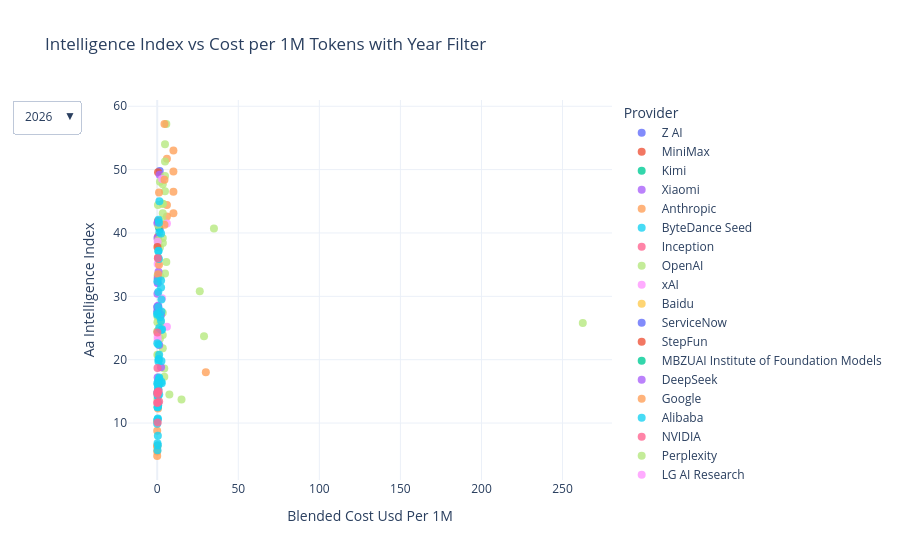

Here is the notebook cell this chart was saved with:
### Code cell
plot_scatter_interactive(df, 'blended_cost_usd_per_1m', 'aa_intelligence_index', group_col='provider', n=20, filter=True, title='Intelligence Index vs Cost per 1M Tokens with Year Filter')

### Figure 1 — Plotly figure (JSON) as saved in the notebook; plotly's stock layout.template omitted (floating-point values rounded to 4 significant figures; data arrays with more than 128 entries replaced by an {"elided": "..."} marker saying what was removed)
{"data": [{"hovertemplate": "provider=Z AI<br>Blended Cost Usd Per 1M=%{x}<br>Aa Intelligence Index=%{y}<extra></extra>", "legendgroup": "Z AI", "marker": {"color": "#636efa", "opacity": 0.8, "size": 8, "symbol": "circle"}, "mode": "markers", "name": "Z AI", "orientation": "v", "showlegend": true, "type": "scatter", "x": [1.55, NaN, 1.55], "xaxis": "x", "y": [49.8, 46.8, 40.6], "yaxis": "y"}, {"hovertemplate": "provider=MiniMax<br>Blended Cost Usd Per 1M=%{x}<br>Aa Intelligence Index=%{y}<extra></extra>", "legendgroup": "MiniMax", "marker": {"color": "#EF553B", "opacity": 0.8, "size": 8, "symbol": "circle"}, "mode": "markers", "name": "MiniMax", "orientation": "v", "showlegend": true, "type": "scatter", "x": [0.525, 0.525, 0.525, 0.525], "xaxis": "x", "y": [49.6, 41.9, 39.4, 36.1], "yaxis": "y"}, {"hovertemplate": "provider=Kimi<br>Blended Cost Usd Per 1M=%{x}<br>Aa Intelligence Index=%{y}<extra></extra>", "legendgroup": "Kimi", "marker": {"color": "#00cc96", "opacity": 0.8, "size": 8, "symbol": "circle"}, "mode": "markers", "name": "Kimi", "orientation": "v", "showlegend": true, "type": "scatter", "x": [1.075], "xaxis": "x", "y": [40.9], "yaxis": "y"}, {"hovertemplate": "provider=Xiaomi<br>Blended Cost Usd Per 1M=%{x}<br>Aa Intelligence Index=%{y}<extra></extra>", "legendgroup": "Xiaomi", "marker": {"color": "#ab63fa", "opacity": 0.8, "size": 8, "symbol": "circle"}, "mode": "markers", "name": "Xiaomi", "orientation": "v", "showlegend": true, "type": "scatter", "x": [1.5, NaN, 0.15, 0.15, 0.15], "xaxis": "x", "y": [49.2, 43.4, 41.5, 39.2, 30.4], "yaxis": "y"}, {"hovertemplate": "provider=Anthropic<br>Blended Cost Usd Per 1M=%{x}<br>Aa Intelligence Index=%{y}<extra></extra>", "legendgroup": "Anthropic", "marker": {"color": "#FFA15A", "opacity": 0.8, "size": 8, "symbol": "circle"}, "mode": "markers", "name": "Anthropic", "orientation": "v", "showlegend": true, "type": "scatter", "x": [10.0, 6.0, 10.0, 10.0, 6.0, 10.0, 6.0, 30.0, 0.5, NaN, NaN], "xaxis": "x", "y": [53.0, 51.7, 49.7, 46.5, 44.4, 43.1, 42.6, 18.0, 12.3, 9.3, 9.1], "yaxis": "y"}, {"hovertemplate": "provider=ByteDance Seed<br>Blended Cost Usd Per 1M=%{x}<br>Aa Intelligence Index=%{y}<extra></extra>", "legendgroup": "ByteDance Seed", "marker": {"color": "#19d3f3", "opacity": 0.8, "size": 8, "symbol": "circle"}, "mode": "markers", "name": "ByteDance Seed", "orientation": "v", "showlegend": true, "type": "scatter", "x": [NaN], "xaxis": "x", "y": [33.5], "yaxis": "y"}, {"hovertemplate": "provider=Inception<br>Blended Cost Usd Per 1M=%{x}<br>Aa Intelligence Index=%{y}<extra></extra>", "legendgroup": "Inception", "marker": {"color": "#FF6692", "opacity": 0.8, "size": 8, "symbol": "circle"}, "mode": "markers", "name": "Inception", "orientation": "v", "showlegend": true, "type": "scatter", "x": [0.375], "xaxis": "x", "y": [32.8], "yaxis": "y"}, {"hovertemplate": "provider=OpenAI<br>Blended Cost Usd Per 1M=%{x}<br>Aa Intelligence Index=%{y}<extra></extra>", "legendgroup": "OpenAI", "marker": {"color": "#B6E880", "opacity": 0.8, "size": 8, "symbol": "circle"}, "mode": "markers", "name": "OpenAI", "orientation": "v", "showlegend": true, "type": "scatter", "x": [5.625, 4.813, 4.813, 4.813, 1.688, 3.438, 4.813, 3.438, 3.438, 0.463, 3.438, 3.438, 0.688, 35.0, 3.438, 0.688, 0.688, 3.5, 0.463, 1.688, 5.625, 4.813, 0.263, 1.925, 26.25, 3.438, 0.138, 1.925, 0.138, 262.5, 1.925, 0.263, 0.094, 0.463, 3.438, 28.88, 1.688, 3.438, 0.094, 0.688, NaN, NaN, 4.375, 4.375, 7.5, NaN, 0.138, 15.0, 0.263, 67.5, NaN, NaN], "xaxis": "x", "y": [57.2, 54.0, 51.3, 49.0, 48.1, 47.7, 46.6, 44.6, 44.6, 44.4, 43.1, 42.0, 41.2, 40.7, 39.2, 38.9, 38.6, 38.4, 38.1, 37.7, 35.4, 33.6, 33.3, 33.1, 30.8, 27.4, 26.8, 25.9, 25.9, 25.8, 25.2, 24.5, 24.5, 24.4, 23.9, 23.7, 23.3, 21.8, 20.8, 20.7, 20.4, 18.6, 18.6, 17.3, 14.5, 14.1, 13.8, 13.7, 12.6, NaN, NaN, NaN], "yaxis": "y"}, {"hovertemplate": "provider=xAI<br>Blended Cost Usd Per 1M=%{x}<br>Aa Intelligence Index=%{y}<extra></extra>", "legendgroup": "xAI", "marker": {"color": "#FF97FF", "opacity": 0.8, "size": 8, "symbol": "circle"}, "mode": "markers", "name": "xAI", "orientation": "v", "showlegend": true, "type": "scatter", "x": [3.0, 6.0, 0.275, 0.275, 0.35, 3.0, 6.0, 0.275, 0.275, NaN, NaN], "xaxis": "x", "y": [48.5, 41.5, 38.6, 35.1, 32.1, 29.7, 25.2, 23.6, 23.1, 21.6, 13.9], "yaxis": "y"}, {"hovertemplate": "provider=Baidu<br>Blended Cost Usd Per 1M=%{x}<br>Aa Intelligence Index=%{y}<extra></extra>", "legendgroup": "Baidu", "marker": {"color": "#FECB52", "opacity": 0.8, "size": 8, "symbol": "circle"}, "mode": "markers", "name": "Baidu", "orientation": "v", "showlegend": true, "type": "scatter", "x": [NaN], "xaxis": "x", "y": [29.1], "yaxis": "y"}, {"hovertemplate": "provider=ServiceNow<br>Blended Cost Usd Per 1M=%{x}<br>Aa Intelligence Index=%{y}<extra></extra>", "legendgroup": "ServiceNow", "marker": {"color": "#636efa", "opacity": 0.8, "size": 8, "symbol": "circle"}, "mode": "markers", "name": "ServiceNow", "orientation": "v", "showlegend": true, "type": "scatter", "x": [0.0, 0.0], "xaxis": "x", "y": [28.3, 27.6], "yaxis": "y"}, {"hovertemplate": "provider=StepFun<br>Blended Cost Usd Per 1M=%{x}<br>Aa Intelligence Index=%{y}<extra></extra>", "legendgroup": "StepFun", "marker": {"color": "#EF553B", "opacity": 0.8, "size": 8, "symbol": "circle"}, "mode": "markers", "name": "StepFun", "orientation": "v", "showlegend": true, "type": "scatter", "x": [0.15, NaN], "xaxis": "x", "y": [37.8, 15.4], "yaxis": "y"}, {"hovertemplate": "provider=MBZUAI Institute of Foundation Models<br>Blended Cost Usd Per 1M=%{x}<br>Aa Intelligence Index=%{y}<extra></extra>", "legendgroup": "MBZUAI Institute of Foundation Models", "marker": {"color": "#00cc96", "opacity": 0.8, "size": 8, "symbol": "circle"}, "mode": "markers", "name": "MBZUAI Institute of Foundation Models", "orientation": "v", "showlegend": true, "type": "scatter", "x": [NaN], "xaxis": "x", "y": [24.1], "yaxis": "y"}, {"hovertemplate": "provider=DeepSeek<br>Blended Cost Usd Per 1M=%{x}<br>Aa Intelligence Index=%{y}<extra></extra>", "legendgroup": "DeepSeek", "marker": {"color": "#ab63fa", "opacity": 0.8, "size": 8, "symbol": "circle"}, "mode": "markers", "name": "DeepSeek", "orientation": "v", "showlegend": true, "type": "scatter", "x": [0.315, 0.8, 0.315, 0.315, NaN, 0.626, 0.315, 0.84, 0.875, 2.362, 1.25, 2.362, 0.27, 0.625, NaN, 0.875, NaN, NaN, NaN, NaN, NaN, NaN], "xaxis": "x", "y": [41.7, 33.9, 32.9, 32.1, 29.4, 28.5, 28.4, 28.1, 27.7, 27.1, 22.3, 18.8, 17.2, 16.5, 16.4, 16.0, 15.8, 12.5, 12.3, 12.1, 9.1, 9.1], "yaxis": "y"}, {"hovertemplate": "provider=Google<br>Blended Cost Usd Per 1M=%{x}<br>Aa Intelligence Index=%{y}<extra></extra>", "legendgroup": "Google", "marker": {"color": "#FFA15A", "opacity": 0.8, "size": 8, "symbol": "circle"}, "mode": "markers", "name": "Google", "orientation": "v", "showlegend": true, "type": "scatter", "x": [4.5, 4.5, 1.125, 4.5, 1.125, 0.563, 0.0, NaN, 0.0, NaN, NaN, 0.025, 0.0, 0.0, 0.0, NaN], "xaxis": "x", "y": [57.2, 48.4, 46.4, 41.3, 35.0, 33.5, 10.3, 10.1, 8.8, 8.6, 7.7, 6.4, 6.3, 5.5, 4.8, NaN], "yaxis": "y"}, {"hovertemplate": "provider=Alibaba<br>Blended Cost Usd Per 1M=%{x}<br>Aa Intelligence Index=%{y}<extra></extra>", "legendgroup": "Alibaba", "marker": {"color": "#19d3f3", "opacity": 0.8, "size": 8, "symbol": "circle"}, "mode": "markers", "name": "Alibaba", "orientation": "v", "showlegend": true, "type": "scatter", "x": [1.35, 0.825, 1.1, 1.35, 2.4, 0.825, 0.688, 1.1, 2.4, 0.096, 2.4, 0.688, 2.625, 0.6, 2.625, 0.08, 0.06, 1.875, 2.4, 1.225, 3.0, 2.625, 0.06, 0.75, 1.225, 0.875, 0.9, 2.625, 0.75, NaN, 1.225, 1.225, 0.66, 2.625, 2.8, 0.04, 1.313, 0.35, 0.43, 0.75, 0.35, 0.04, 1.225, 0.31, 0.398, NaN, 0.66, NaN, 0.613, 0.188, 0.35, 0.43, 0.31, 0.02, 0.02, NaN, 0.398, 0.188, 0.398, 0.188], "xaxis": "x", "y": [45.0, 42.1, 41.6, 40.1, 39.9, 37.2, 37.1, 35.9, 32.5, 32.4, 31.4, 30.7, 29.5, 28.3, 27.6, 27.3, 27.1, 26.7, 26.1, 25.0, 24.8, 24.7, 22.6, 22.4, 20.8, 20.1, 20.0, 19.8, 19.7, 18.2, 17.2, 17.0, 16.7, 16.5, 16.3, 16.3, 16.2, 16.1, 15.6, 15.3, 15.0, 14.7, 14.5, 14.3, 14.2, 13.7, 13.2, 12.9, 12.8, 12.5, 12.5, 10.7, 10.6, 10.5, 9.9, 9.6, 8.0, 6.8, 6.5, 5.7], "yaxis": "y"}, {"hovertemplate": "provider=NVIDIA<br>Blended Cost Usd Per 1M=%{x}<br>Aa Intelligence Index=%{y}<extra></extra>", "legendgroup": "NVIDIA", "marker": {"color": "#FF6692", "opacity": 0.8, "size": 8, "symbol": "circle"}, "mode": "markers", "name": "NVIDIA", "orientation": "v", "showlegend": true, "type": "scatter", "x": [0.412, NaN, 0.105, 0.175, NaN, 0.9, 0.3, 0.07, NaN, 0.175, NaN, NaN, 1.2, 0.087, 0.086, 0.3], "xaxis": "x", "y": [36.0, 27.7, 24.3, 18.7, 18.5, 15.0, 14.9, 14.8, 14.7, 14.6, 14.4, 14.3, 13.4, 13.2, 13.2, 10.1], "yaxis": "y"}, {"hovertemplate": "provider=Perplexity<br>Blended Cost Usd Per 1M=%{x}<br>Aa Intelligence Index=%{y}<extra></extra>", "legendgroup": "Perplexity", "marker": {"color": "#B6E880", "opacity": 0.8, "size": 8, "symbol": "circle"}, "mode": "markers", "name": "Perplexity", "orientation": "v", "showlegend": true, "type": "scatter", "x": [NaN, NaN, NaN, NaN, NaN], "xaxis": "x", "y": [24.6, 17.9, 15.5, 15.2, 12.0], "yaxis": "y"}, {"hovertemplate": "provider=LG AI Research<br>Blended Cost Usd Per 1M=%{x}<br>Aa Intelligence Index=%{y}<extra></extra>", "legendgroup": "LG AI Research", "marker": {"color": "#FF97FF", "opacity": 0.8, "size": 8, "symbol": "circle"}, "mode": "markers", "name": "LG AI Research", "orientation": "v", "showlegend": true, "type": "scatter", "x": [NaN, NaN, NaN, NaN, NaN, NaN], "xaxis": "x", "y": [32.1, 23.4, 16.7, 11.7, 8.3, 8.1], "yaxis": "y"}, {"hovertemplate": "provider=TII UAE<br>Blended Cost Usd Per 1M=%{x}<br>Aa Intelligence Index=%{y}<extra></extra>", "legendgroup": "TII UAE", "marker": {"color": "#FECB52", "opacity": 0.8, "size": 8, "symbol": "circle"}, "mode": "markers", "name": "TII UAE", "orientation": "v", "showlegend": true, "type": "scatter", "x": [NaN], "xaxis": "x", "y": [15.8], "yaxis": "y"}], "layout": {"legend": {"title": {"text": "Provider"}, "tracegroupgap": 0, "traceorder": "normal"}, "title": {"text": "Intelligence Index vs Cost per 1M Tokens with Year Filter"}, "updatemenus": [{"active": 3, "buttons": [{"args": [{"x": [[], [], [], [], [null, null], [], [], [], [], [], [], [], [], [], [null], [], [], [], [], [null]], "y": [[], [], [], [], [9.3, 9.1], [], [], [], [], [], [], [], [], [], [8.6], [], [], [], [], [15.8]]}, {"title": "Intelligence Index vs Cost per 1M Tokens with Year Filter - 2023"}], "label": "2023", "method": "update"}, {"args": [{"x": [[], [], [], [], [30, 0.5], [], [], [26.25, 262.5, 28.88, null, null, 4.375, 4.375, 7.5, null, 15, null], [], [], [], [], [], [null, null, null], [], [2.8], [], [], [], []], "y": [[], [], [], [], [18, 12.3], [], [], [30.8, 25.8, 23.7, 20.4, 18.6, 18.6, 17.3, 14.5, 14.1, 13.7, null], [], [], [], [], [], [12.5, 12.3, 9.1], [], [16.3], [], [], [], []]}, {"title": "Intelligence Index vs Cost per 1M Tokens with Year Filter - 2024"}], "label": "2024", "method": "update"}, {"args": [{"x": [[], [], [], [], [10, 6, 10, 10, 6, 10, 6], [], [], [35, 3.5, 1.925, 1.925, 0.263, null], [0.35, 6, null, null], [], [], [0.15, null], [], [0.315, 0.8, 0.315, 0.315, null, 0.626, 0.315, 0.84, 0.875, 2.362, 1.25, 2.362, 0.27, 0.625, null, 0.875, null, null, null], [0, null, 0, null, 0.025, 0, 0, 0], [], [], [null], [null, null, null, null], []], "y": [[], [], [], [], [53, 51.7, 49.7, 46.5, 44.4, 43.1, 42.6], [], [], [40.7, 38.4, 25.9, 25.2, 12.6, null], [32.1, 25.2, 21.6, 13.9], [], [], [37.8, 15.4], [], [41.7, 33.9, 32.9, 32.1, 29.4, 28.5, 28.4, 28.1, 27.7, 27.1, 22.3, 18.8, 17.2, 16.5, 16.4, 16, 15.8, 12.1, 9.1], [10.3, 10.1, 8.8, 7.7, 6.4, 6.3, 5.5, 4.8], [], [], [12], [16.7, 11.7, 8.3, 8.1], []]}, {"title": "Intelligence Index vs Cost per 1M Tokens with Year Filter - 2025"}], "label": "2025", "method": "update"}, {"args": [{"x": {"elided": "20 rows, 149 float values in total"}, "y": {"elided": "20 rows, 149 float values in total"}}, {"title": "Intelligence Index vs Cost per 1M Tokens with Year Filter - 2026"}], "label": "2026", "method": "update"}], "x": -0.1, "xanchor": "right", "yanchor": "top"}], "xaxis": {"anchor": "y", "domain": [0, 1], "title": {"text": "Blended Cost Usd Per 1M"}}, "yaxis": {"anchor": "x", "domain": [0, 1], "title": {"text": "Aa Intelligence Index"}}}}
